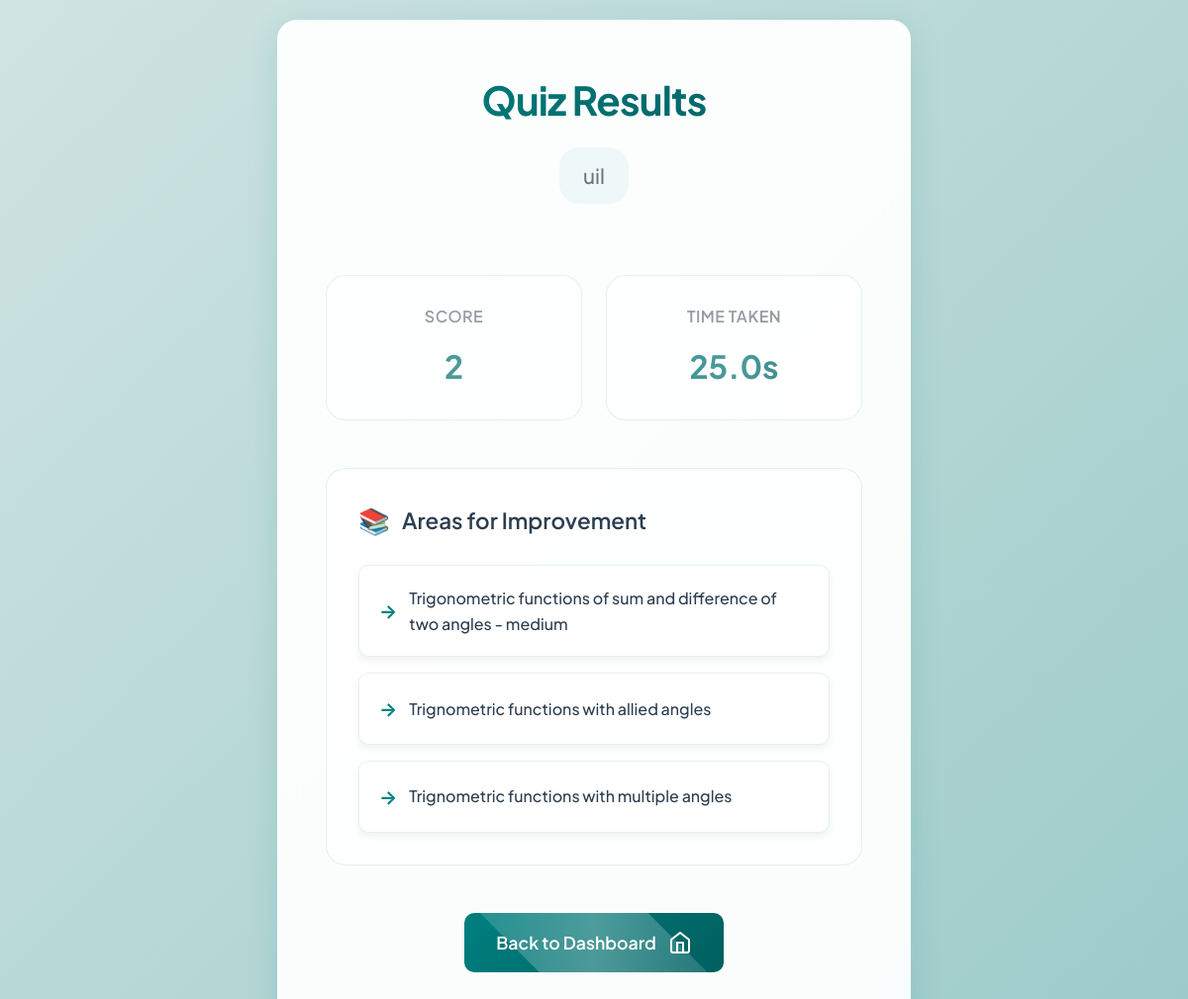
Screenshot of /result/8/ (signed in) with the database file from the repository.
### myapp/models.py (models this page shows, shortened)
class QuizResult(models.Model):
    user = models.ForeignKey(User, on_delete=models.CASCADE)
    sub_topic = models.ForeignKey(SubTopic, on_delete=models.CASCADE)
    score = models.IntegerField()
    time_taken = models.FloatField()
    date_taken = models.DateTimeField(auto_now_add=True)
    weak_topics = models.ManyToManyField(SubTopic, related_name='weak_topics')

class SubTopic(models.Model):
    topic = models.ForeignKey(Topic, related_name='subtopics', on_delete=models.CASCADE)
    name = models.CharField(max_length=255)

### myapp/views.py (the view)
# urls.py: path('result/<int:result_id>/', views.result, name='result'),
@login_required
@login_required
def result(request, result_id):
    result = get_object_or_404(QuizResult, pk=result_id)
    weak_topics = result.weak_topics.all()
    username = request.user.username
    context = {
        'result': result,
        'weak_topics': weak_topics,
        'username': username,
    }
    return render(request, 'myapp/result.html', context)

### myapp/templates/myapp/result.html (shortened to what this page needs)
<!DOCTYPE html>
<html lang="en">
<head>
</head>
<body>
    <div class="card">
        <div class="result-header">
            <h1>Quiz Results</h1>
            <div class="username">{{ username }}</div>
        </div>
        <div class="stats">
            <div class="stat-box">
                <div class="stat-label">Score</div>
                <div class="stat-value">{{ result.score }}</div>
            </div>
            <div class="stat-box">
                <div class="stat-label">Time Taken</div>
                <div class="stat-value">{{ result.time_taken }}s</div>
            </div>
        </div>
        <div class="weak-topics">
            <h2>Areas for Improvement</h2>
            <ul class="topic-list">
                {% for topic in weak_topics %}
                <li>{{ topic.name }}</li>
                {% endfor %}
            </ul>
        </div>
        <div class="buttons">
            <a href="{% url 'dashboard' %}" class="button">
                Back to Dashboard
                <svg viewBox="0 0 24 24" width="24" height="24" fill="none" stroke="currentColor" stroke-width="2" stroke-linecap="round" stroke-linejoin="round">
                    <path d="M3 9l9-7 9 7v11a2 2 0 0 1-2 2H5a2 2 0 0 1-2-2z"></path>
                    <polyline points="9 22 9 12 15 12 15 22"></polyline>
                </svg>
            </a>
        </div>
    </div>
</body>
</html>

### myapp/templates/myapp/result.html (style rules this page uses)
:root { --primary-color: #008080; --secondary-color: #005f5f; --background-gradient: linear-gradient(135deg, #d0e4e2, #008080); --white: #ffffff; --text-color: #2c3e50; --text-muted: #6c757d; --box-shadow: 0 8px 32px rgba(0, 128, 128, 0.15); --radius: 20px; --font-family-primary: 'Plus Jakarta Sans', -apple-system, BlinkMacSystemFont, 'Segoe UI', Roboto, sans-serif; --transition-speed: 0.4s; }
* { margin: 0; padding: 0; box-sizing: border-box; }
body { font-family: var(--font-family-primary); background: var(--background-gradient); min-height: 100vh; display: flex; align-items: center; justify-content: center; color: var(--text-color); padding: 20px; line-height: 1.6; background-size: 400% 400%; animation: gradient 15s ease infinite; }
.card { background: rgba(255, 255, 255, 0.95); border-radius: var(--radius); box-shadow: 0 8px 32px rgba(0, 128, 128, 0.15); padding: 3rem; width: 100%; max-width: 640px; position: relative; overflow: hidden; backdrop-filter: blur(10px); border: 1px solid rgba(255, 255, 255, 0.18); transition: transform 0.3s ease, box-shadow 0.3s ease; animation: appearUp 0.8s ease-out forwards; }
.result-header { text-align: center; margin-bottom: 3rem; position: relative; }
.result-header h1 { font-size: 2.5rem; font-weight: 700; margin-bottom: 1rem; background: linear-gradient(135deg, var(--primary-color), var(--secondary-color)); -webkit-background-clip: text; -webkit-text-fill-color: transparent; letter-spacing: -0.02em; }
.username { font-size: 1.3rem; color: var(--text-muted); margin-bottom: 1.5rem; padding: 0.75rem 1.5rem; background: rgba(0, 128, 128, 0.05); border-radius: var(--radius); display: inline-block; font-weight: 500; transition: all var(--transition-speed); }
.stats { display: grid; grid-template-columns: repeat(2, 1fr); gap: 1.5rem; margin-bottom: 3rem; }
.stat-box { background: rgba(255, 255, 255, 0.5); padding: 1.75rem; border-radius: var(--radius); text-align: center; transition: all var(--transition-speed); border: 1px solid rgba(0, 128, 128, 0.1); position: relative; overflow: hidden; }
.stat-box::after { content: ''; position: absolute; top: -50%; left: -50%; width: 200%; height: 200%; background: linear-gradient( 45deg, transparent, rgba(255, 255, 255, 0.3), transparent ); transform: rotate(45deg); animation: shine 3s infinite; }
.stat-label { font-size: 1rem; color: var(--text-muted); margin-bottom: 0.75rem; text-transform: uppercase; letter-spacing: 0.5px; font-weight: 600; }
.stat-value { font-size: 2rem; font-weight: 700; background: linear-gradient(135deg, var(--primary-color), var(--secondary-color)); -webkit-background-clip: text; -webkit-text-fill-color: transparent; }
.weak-topics { margin-bottom: 3rem; background: rgba(255, 255, 255, 0.5); padding: 2rem; border-radius: var(--radius); border: 1px solid rgba(0, 128, 128, 0.1); transition: all var(--transition-speed); }
.weak-topics h2 { font-size: 1.4rem; margin-bottom: 1.5rem; color: var(--text-color); display: flex; align-items: center; gap: 0.75rem; font-weight: 600; }
.weak-topics h2::before { content: '📚'; font-size: 1.6rem; }
.topic-list { list-style: none; display: grid; gap: 1rem; }
.topic-list li { padding: 1.25rem; background: var(--white); border-radius: calc(var(--radius) / 2); transition: all var(--transition-speed); display: flex; align-items: center; gap: 0.75rem; box-shadow: 0 4px 6px rgba(0, 0, 0, 0.05); font-weight: 500; border: 1px solid rgba(0, 128, 128, 0.1); }
.topic-list li::before { content: '→'; color: var(--primary-color); font-weight: bold; font-size: 1.2rem; }
.buttons { display: flex; gap: 1.5rem; justify-content: center; }
.button { display: inline-flex; align-items: center; gap: 0.75rem; background: linear-gradient(135deg, var(--primary-color), var(--secondary-color)); color: var(--white); padding: 1rem 2rem; border-radius: calc(var(--radius) / 2); text-decoration: none; transition: all var(--transition-speed); font-weight: 600; font-size: 1.1rem; position: relative; overflow: hidden; }
.button::after { content: ''; position: absolute; top: -50%; left: -50%; width: 200%; height: 200%; background: linear-gradient( 45deg, transparent, rgba(255, 255, 255, 0.3), transparent ); transform: rotate(45deg); animation: shine 3s infinite; }

### rows the page displays
QuizResult: score "2", time_taken "25.0"
SubTopic: name "Trigonometric functions of sum and difference of two angles - medium"
SubTopic: name "Trignometric functions with allied angles"
SubTopic: name "Trignometric functions with multiple angles"

### other values shown
{{ username }} "uil"
